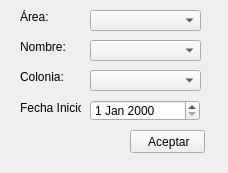
<?xml version="1.0" encoding="UTF-8"?>
<ui version="4.0">
 <class>Form</class>
 <widget class="QWidget" name="Form">
  <property name="geometry">
   <rect>
    <x>0</x>
    <y>0</y>
    <width>228</width>
    <height>173</height>
   </rect>
  </property>
  <property name="windowTitle">
   <string>Form</string>
  </property>
  <widget class="QDateEdit" name="fechaInicioDate">
   <property name="geometry">
    <rect>
     <x>90</x>
     <y>100</y>
     <width>110</width>
     <height>21</height>
    </rect>
   </property>
  </widget>
  <widget class="QLabel" name="nombreLbl">
   <property name="geometry">
    <rect>
     <x>20</x>
     <y>40</y>
     <width>46</width>
     <height>13</height>
    </rect>
   </property>
   <property name="text">
    <string>Nombre:</string>
   </property>
  </widget>
  <widget class="QPushButton" name="aceptarBtn">
   <property name="geometry">
    <rect>
     <x>130</x>
     <y>130</y>
     <width>75</width>
     <height>23</height>
    </rect>
   </property>
   <property name="text">
    <string> Aceptar</string>
   </property>
  </widget>
  <widget class="QLabel" name="areaLbl">
   <property name="geometry">
    <rect>
     <x>20</x>
     <y>10</y>
     <width>46</width>
     <height>13</height>
    </rect>
   </property>
   <property name="text">
    <string>Área:</string>
   </property>
  </widget>
  <widget class="QComboBox" name="nombreComboBox">
   <property name="geometry">
    <rect>
     <x>90</x>
     <y>40</y>
     <width>111</width>
     <height>21</height>
    </rect>
   </property>
  </widget>
  <widget class="QLabel" name="coloniaLbl">
   <property name="geometry">
    <rect>
     <x>20</x>
     <y>70</y>
     <width>46</width>
     <height>13</height>
    </rect>
   </property>
   <property name="text">
    <string>Colonia:</string>
   </property>
  </widget>
  <widget class="QLabel" name="fechaInicioLbl">
   <property name="geometry">
    <rect>
     <x>20</x>
     <y>100</y>
     <width>61</width>
     <height>16</height>
    </rect>
   </property>
   <property name="text">
    <string>Fecha Inicio:</string>
   </property>
  </widget>
  <widget class="QComboBox" name="arecomboBox">
   <property name="geometry">
    <rect>
     <x>90</x>
     <y>10</y>
     <width>111</width>
     <height>21</height>
    </rect>
   </property>
  </widget>
  <widget class="QComboBox" name="coloniaComboBox">
   <property name="geometry">
    <rect>
     <x>90</x>
     <y>70</y>
     <width>111</width>
     <height>21</height>
    </rect>
   </property>
  </widget>
 </widget>
 <resources/>
 <connections>
  <connection>
   <sender>aceptarBtn</sender>
   <signal>clicked()</signal>
   <receiver>Form</receiver>
   <slot>escojerCurso()</slot>
   <hints>
    <hint type="sourcelabel">
     <x>148</x>
     <y>142</y>
    </hint>
    <hint type="destinationlabel">
     <x>112</x>
     <y>143</y>
    </hint>
   </hints>
  </connection>
  <connection>
   <sender>aceptarBtn</sender>
   <signal>clicked()</signal>
   <receiver>Form</receiver>
   <slot>cancelar()</slot>
   <hints>
    <hint type="sourcelabel">
     <x>186</x>
     <y>142</y>
    </hint>
    <hint type="destinationlabel">
     <x>214</x>
     <y>141</y>
    </hint>
   </hints>
  </connection>
 </connections>
 <slots>
  <slot>escojerCurso()</slot>
  <slot>cancelar()</slot>
 </slots>
</ui>
